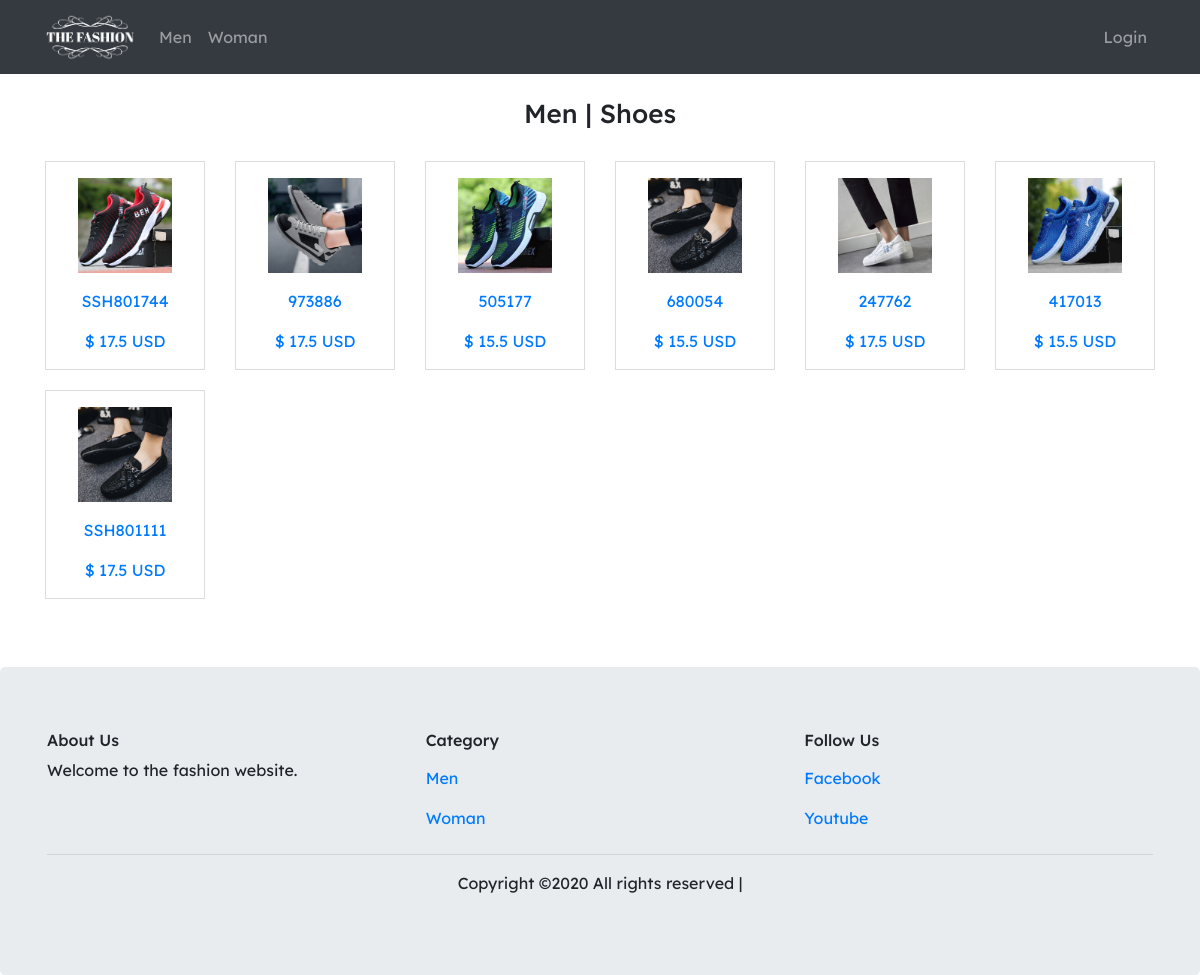
Page /archive.php?name=1&type=1 on the committed database.
### tables this page shows
CREATE TABLE `tbl_subcategory` (
  `subcategory_id` int(11) NOT NULL,
  `category_id` int(11) NOT NULL,
  `category_value` varchar(40) NOT NULL
);

CREATE TABLE `tbl_category` (
  `category_id` int(11) NOT NULL,
  `category_value` varchar(30) NOT NULL
);

CREATE TABLE `tbl_product` (
  `product_id` tinyint(11) NOT NULL,
  `name` varchar(60) NOT NULL,
  `code` varchar(60) NOT NULL,
  `price` float NOT NULL,
  `size_id` int(11) NOT NULL,
  `type` varchar(40) NOT NULL,
  `thumbnail` varchar(100) NOT NULL,
  `description` text NOT NULL,
  `category_id` int(11) NOT NULL,
  `subcategory_id` int(11) NOT NULL,
  `user_id` int(11) NOT NULL,
  `created_at` timestamp NOT NULL DEFAULT current_timestamp() ON UPDATE current_timestamp()
);

### config/page.php (called while the page is built, shortened)
<?php
class Page
{
  public $server = "localhost";
    public  $username = "root";
    public  $password = "";
    public $database = "instinct";
    public $connect;
    public function __construct()
    {
      $this->connect = mysqli_connect("{$this->server}","{$this->username}","{$this->password}","{$this->database}") or die('fail');
    }
  function archive_product($category,$sub){
    $sql = "SELECT * from tbl_product WHERE subcategory_id = {$sub} AND category_id = {$category}";
    $query = $this->connect->query($sql);
    return $query;
  }
  function get_archive_header($name,$type){
    $sql = "SELECT tbl_category.category_value as main,
                    tbl_subcategory.category_value as sub
                    FROM tbl_category
                    INNER JOIN tbl_subcategory ON
                    tbl_category.category_id = tbl_subcategory.category_id
                    WHERE tbl_category.category_id = {$name}
                    AND tbl_subcategory.subcategory_id = {$type}
                    ";
    $query = $this->connect->query($sql);
    return $query;
  }
}
 ?>

### archive.php (the view, shortened to what this page needs)
<?php include 'layouts/header.php'; ?>
<?php
   $page = new Page;
if(isset($_GET['name']) && isset($_GET['type']) ){      ?>
<?php     $archive = $page->archive_product($_GET['name'],$_GET['type']);
        if(isset($archive->num_rows)){
            $header_data = $page->get_archive_header($_GET['name'],$_GET['type']);
                if($header_data->num_rows==1){
                  while ($item = $header_data->fetch_assoc()) { ?>
                    <br>
                        <h2 class="text-center"><?php echo $item['main']; ?> | <?php echo $item['sub']; ?></h2>
                        <br>
              <?php    }
                }
          ?>
          <?php
          if($archive->num_rows>0){ ?>
                <div class="row text-center">
             <?php
                  while ($prod = $archive->fetch_assoc()) { ?>
                      <div class="col-md-2">
                        <a href="product.php?id=<?php echo $prod['product_id']; ?>" class="home-block">
                          <img src="./assets/images/uploads/<?php echo $prod['thumbnail']; ?>" alt="" style="width:60%;">
                        <p><?php echo $prod['code']; ?></p>
                         <p>$ <?php echo $prod['price']; ?> USD</p>
                        </a>
                      </div>
        <?php          } ?>
          </div> <?php
          }
      }
?>
<?php }else {   include '404.php'; } ?>
<?php include 'layouts/footer.php'; ?>

### assets/css/style.css (style rules this page uses)
body { font-family: 'Lexend Deca', sans-serif; }
a { display: block; }
h2 { font-size: 26px; }
img { display: block;margin: auto; }
.home-block { text-align: center; border: 1px solid #ddd; margin-bottom: 20px; }
a.home-block img { margin: 16px auto; }

### rows in the picture
tbl_subcategory: category.category_value "Men", category_value "Shoes"
tbl_product: thumbnail (picture), code "SSH801744", price "17.5"
tbl_product: thumbnail (picture), code "973886", price "17.5"
tbl_product: thumbnail (picture), code "505177", price "15.5"
tbl_product: thumbnail (picture), code "680054", price "15.5"
tbl_product: thumbnail (picture), code "247762", price "17.5"
tbl_product: thumbnail (picture), code "417013", price "15.5"
tbl_product: thumbnail (picture), code "SSH801111", price "17.5"
